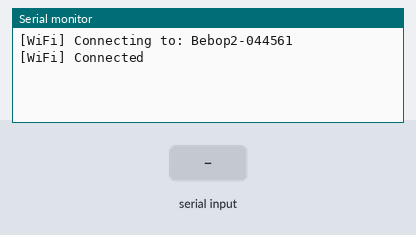
A sketch run on a simulated Arduino MKR. On the bench: the last lines printed to the serial monitor. Inputs (shaded band) come from the test bench. WiFi joins after 1.5 s; servers stay silent unless stated; uploads are accepted with an empty reply.

Above: at 2.8 s.
2.9 s: "1" received over the second serial link
At 4.7 s:
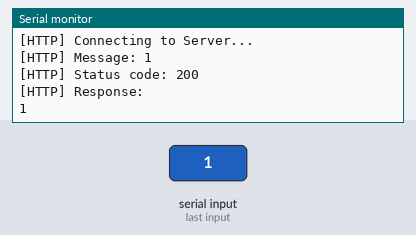
5.4 s: "0" received over the second serial link
At 6.56 s:
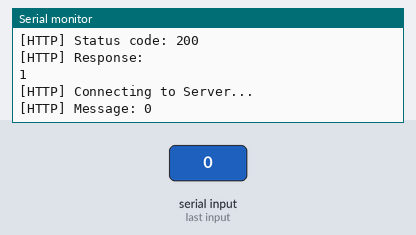
6.9 s: "2" received over the second serial link
At 8.9 s:
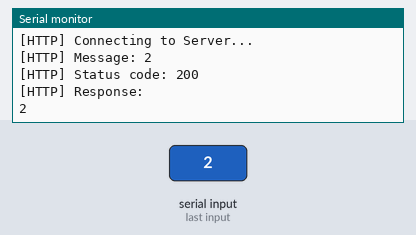

The sketch:

mkr1010.ino
```cpp
#include <WiFiNINA.h>
#include <ArduinoHttpClient.h>
#include <ArduinoJson.h>

//const char ssid[] = "ATTBsaeSVS";
const char ssid[] = "Bebop2-044561";// Network SSID (name)
//const char pass[] = "5wsth5eabem+";    // Network password (use for WPA, or use as key for WEP)
const char pass[] = "";

//const char server[] = "192.168.1.135";
const char server[] = "192.168.42.5";
const int port = 5000;
//const String discord_webhook = SECRET_WEBHOOK;
//const String discord_tts = SECRET_TTS;

int status = WL_IDLE_STATUS;
//WiFiSSLClient client;
WiFiClient wifi;
HttpClient http_client = HttpClient(wifi, server, port);

void connect_to_wifi() {
  String fv = WiFi.firmwareVersion();
  if (fv < "1.0.0") {
    Serial.println("Please upgrade the firmware");
  }

  // attempt to connect to Wifi network:
  while (status != WL_CONNECTED) {
    Serial.print("[WiFi] Connecting to: ");
    Serial.println(ssid);
    // Connect to WPA/WPA2 network:
    status = WiFi.begin(ssid, pass);

    // wait 10 seconds for connection:
    delay(100);
  }

  // you're connected now, so print out the data:
  Serial.println("[WiFi] Connected");
}


void json_send(String content) {
  Serial.println("[HTTP] Connecting to Server...");
  Serial.println("[HTTP] Message: " + content);
  //String data =  "{\"min_ahead\":\"" + content + "\"}";
  http_client.post("/nav", "application/json",content );
  // read the status code and body of the response
  int statusCode = http_client.responseStatusCode();
  String response = http_client.responseBody();

  Serial.print("[HTTP] Status code: ");
  Serial.println(statusCode);
  Serial.print("[HTTP] Response: ");
  Serial.println(response);
  content = "";
}

void setup() {
  Serial.begin(9600);
  Serial1.begin(9600);
  connect_to_wifi();
  //json_send("302");
}


StaticJsonDocument<400> sample;
float min_ahead = 0.0;
float min_left = 0.0 ;
float min_right = 0.0;
float max_left = 0.0;
float max_right = 0.0;
String s = "";
String data = "";
String response = "";
int statusCode = 0;
String cmd ="";

void loop() {
  if(Serial1.available())
  {
    DeserializationError err = deserializeJson(sample, Serial1); //Deserialize incoming data into Json object, check for err
    if(err)
    {
      return;
    }
    serializeJson(sample,cmd); //write the Json object into a string
    //Serial1.flush();
    json_send(cmd); // send the string over wifi to the server
    Serial.println(cmd);
    cmd = "";
  }

  //http_client.post("/nav", "application/json",cmd );
  //statusCode = http_client.responseStatusCode();
  //Serial.print("[HTTP] Status code: ");
  //Serial.println(statusCode);

  //delay(2000);
  //min_ahead = sample["min_ahead"];
  //s = String(min_ahead);
  //Serial.println("[HTTP] Connecting to Server...");
  //Serial.println("[HTTP] Message: " + s);
  //data =  "{\"min_ahead\":\"" + s + "\"}";
  //Serial.println(data);
  //http_client.post("/nav", "application/json",data );
  //statusCode = http_client.responseStatusCode();
  //Serial.print("[HTTP] Status code: ");
  //Serial.println(statusCode);
  //String response = http_client.responseBody();
  //Serial.println(s);
  //json_send(s);
  /*if (Serial1.available()){
  DeserializationError err = deserializeJson(sample, Serial1);
  if (err) {
    }
    else
    {
      //min_ahead = sample["min_ahead"];
      //cmd = "{\"min_ahead\":\"" + String(min_ahead) + "\"}";
      json_send("302");
      //http_client.post("/nav", "application/json", cmd );
      Serial.println(cmd);
    }
  }*/
}
```

Measured:
- after the input at 2.9 s, the serial monitor: prints a new line after 1.0 s (image 1)
- after the input at 5.4 s, the serial monitor: prints a new line after 1.0 s (image 2)
- after the input at 6.9 s, the serial monitor: prints a new line after 1.0 s (image 3)
